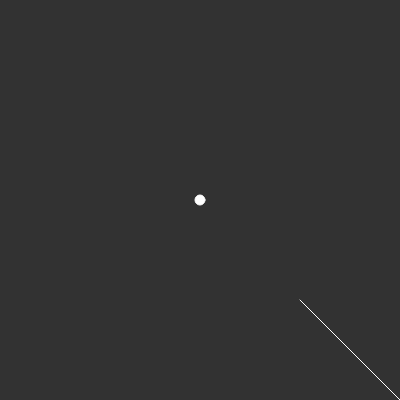
Frame 1 (no input)
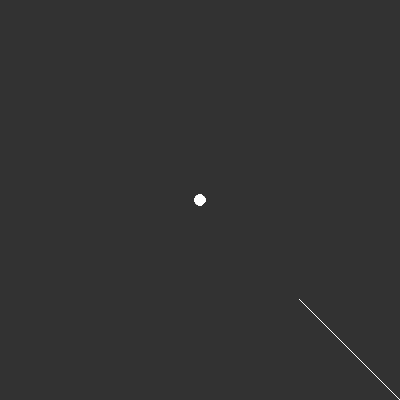
Frame 60 (no input)
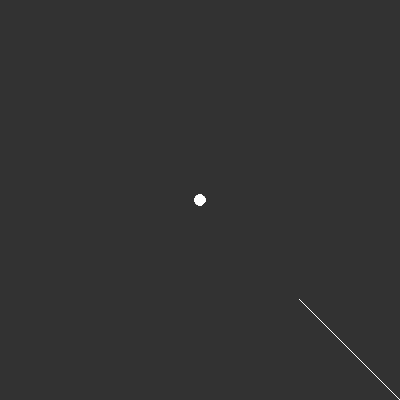
Frame 120 (the mouse pressed at the canvas centre since frame 60)

The p5.js sketch that drew these frames (run headless with seeded random() and noise() and a simulated clock; from frame 60 on, the mouse is pressed at the canvas centre):

// p5.js sketch
// ── sketch.js
var s = 100;
function setup() {
    createCanvas(400, 400);
    
    background(50);
}

function draw() 
{
    translate(width/2, height/2);
    stroke(255);
    fill(255);
    ellipse(0,0,10,10);
    line(100,100,200,200);
}
